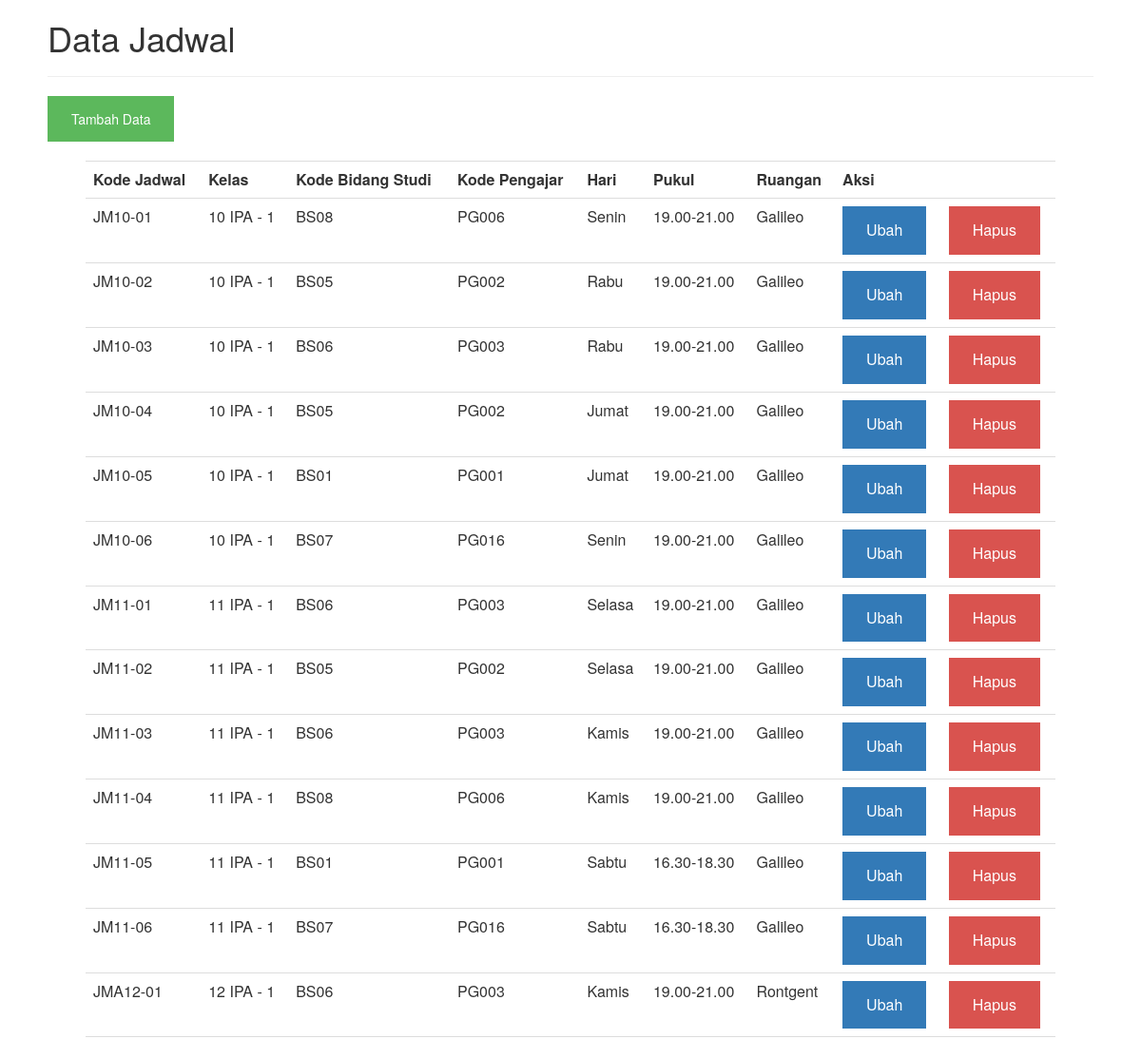
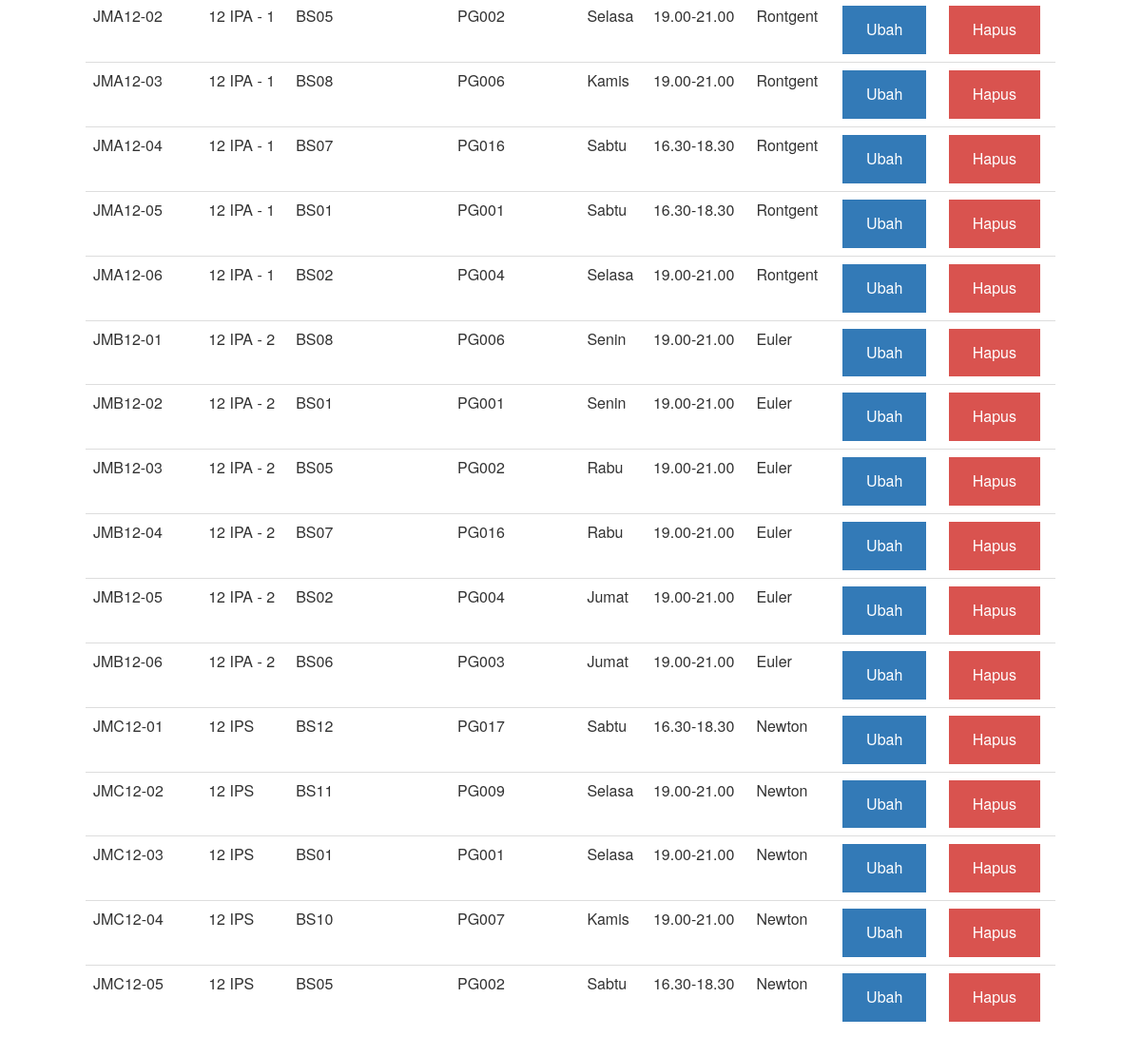
Page /index.php/jadwal on the committed database (2 pictures, top to bottom).
### tables this page shows
CREATE TABLE IF NOT EXISTS `jadwal` (
  `KdJadwal` varchar(8) NOT NULL,
  `Kelas` varchar(10) NOT NULL,
  `KdBidangStudi` varchar(5) NOT NULL,
  `KdPengajar` varchar(5) NOT NULL,
  `Hari` varchar(8) NOT NULL,
  `Pukul` varchar(11) NOT NULL,
  `Ruangan` varchar(20) NOT NULL
);

### application/controllers/jadwal.php (called while the page is built, shortened)
<?php if ( ! defined('BASEPATH')) exit('No direct script access allowed');
class Jadwal extends CI_Controller {
	public function __construct(){
		$this->load->model('JadwalModel');
	}
	public function index(){
		$data['jadwal'] = $this->JadwalModel->view();
		$this->load->view('jadwal/index', $data);
	}
}

### index.php (called while the page is built, shortened)
<?php
require_once BASEPATH.'core/CodeIgniter.php';

### application/models/JadwalModel.php (called while the page is built, shortened)
<?php if ( ! defined('BASEPATH')) exit('No direct script access allowed');
class JadwalModel extends CI_Model {
	public function view(){
		return $this->db->get('jadwal')->result();
	}
}

### application/views/jadwal/index.php (the view, shortened to what this page needs)
<html>
	<head>
		<link href="<?php echo base_url('library/css/index.css')?>" rel="stylesheet">
  	<link rel="stylesheet" href="https://maxcdn.bootstrapcdn.com/bootstrap/3.3.7/css/bootstrap.min.css">
	</head>
	<body>
		<h1>Data Jadwal</h1>
		<hr>
		<a class="btn_tambah" href='<?php echo base_url("jadwal/tambah"); ?>'>Tambah Data</a>
		<br><br>
		<div class="ex2">
				<table class="table table-hover" border="0" cellpadding="4">
					<tr>
						<th>Kode Jadwal</th>
						<th>Kelas</th>
						<th>Kode Bidang Studi</th>
						<th>Kode Pengajar</th>
		        <th>Hari</th>
		        <th>Pukul</th>
		        <th>Ruangan</th>
						<th colspan="2">Aksi</th>
					</tr>
					<?php
					if( ! empty($jadwal)){
						foreach($jadwal as $data){
							echo "<tr>
							<td>".$data->KdJadwal."</td>
							<td>".$data->Kelas."</td>
							<td>".$data->KdBidangStudi."</td>
							<td>".$data->KdPengajar."</td>
							<td>".$data->Hari."</td>
							<td>".$data->Pukul."</td>
							<td>".$data->Ruangan."</td>
							<td><a class='btn_ubah'  href='".base_url("jadwal/ubah/".$data->KdJadwal)."'>Ubah</a></td>
							<td><a class='btn_hapus' onClick='return doconfirm();' href='".base_url("jadwal/hapus/".$data->KdJadwal)."'>Hapus</a></td>
							</tr>";
						}
					}else{
						echo "<tr><td align='center' colspan='7'>Data Tidak Ada</td></tr>";
					}
					?>
				</table>
			</div>
	</body>
</html>

### library/css/index.css (style rules this page uses)
.btn_ubah, a { background-color: #337ab7; color: white; padding: 14px 25px; text-align: center; text-decoration: none; display: inline-block; }
.btn_hapus, a { background-color: #d9534f; color: white; padding: 14px 25px; text-align: center; text-decoration: none; display: inline-block; }
.btn_tambah, a { background-color: #5cb85c; color: white; padding: 14px 25px; text-align: center; text-decoration: none; display: inline-block; }
div.ex2 { padding-left: 40px; padding-right: 40px; }
body { padding-left: 50px; padding-right: 50px; padding-bottom: 50px; border-radius: 5px; }

### rows in the picture
jadwal: KdJadwal "JM10-01", Kelas "10 IPA - 1", KdBidangStudi "BS08", KdPengajar "PG006", Hari "Senin", Pukul "19.00-21.00", Ruangan "Galileo"
jadwal: KdJadwal "JM10-02", Kelas "10 IPA - 1", KdBidangStudi "BS05", KdPengajar "PG002", Hari "Rabu", Pukul "19.00-21.00", Ruangan "Galileo"
jadwal: KdJadwal "JM10-03", Kelas "10 IPA - 1", KdBidangStudi "BS06", KdPengajar "PG003", Hari "Rabu", Pukul "19.00-21.00", Ruangan "Galileo"
jadwal: KdJadwal "JM10-04", Kelas "10 IPA - 1", KdBidangStudi "BS05", KdPengajar "PG002", Hari "Jumat", Pukul "19.00-21.00", Ruangan "Galileo"
jadwal: KdJadwal "JM10-05", Kelas "10 IPA - 1", KdBidangStudi "BS01", KdPengajar "PG001", Hari "Jumat", Pukul "19.00-21.00", Ruangan "Galileo"
jadwal: KdJadwal "JM10-06", Kelas "10 IPA - 1", KdBidangStudi "BS07", KdPengajar "PG016", Hari "Senin", Pukul "19.00-21.00", Ruangan "Galileo"
jadwal: KdJadwal "JM11-01", Kelas "11 IPA - 1", KdBidangStudi "BS06", KdPengajar "PG003", Hari "Selasa", Pukul "19.00-21.00", Ruangan "Galileo"
jadwal: KdJadwal "JM11-02", Kelas "11 IPA - 1", KdBidangStudi "BS05", KdPengajar "PG002", Hari "Selasa", Pukul "19.00-21.00", Ruangan "Galileo"
jadwal: KdJadwal "JM11-03", Kelas "11 IPA - 1", KdBidangStudi "BS06", KdPengajar "PG003", Hari "Kamis", Pukul "19.00-21.00", Ruangan "Galileo"
jadwal: KdJadwal "JM11-04", Kelas "11 IPA - 1", KdBidangStudi "BS08", KdPengajar "PG006", Hari "Kamis", Pukul "19.00-21.00", Ruangan "Galileo"
jadwal: KdJadwal "JM11-05", Kelas "11 IPA - 1", KdBidangStudi "BS01", KdPengajar "PG001", Hari "Sabtu", Pukul "16.30-18.30", Ruangan "Galileo"
jadwal: KdJadwal "JM11-06", Kelas "11 IPA - 1", KdBidangStudi "BS07", KdPengajar "PG016", Hari "Sabtu", Pukul "16.30-18.30", Ruangan "Galileo"
jadwal: KdJadwal "JMA12-01", Kelas "12 IPA - 1", KdBidangStudi "BS06", KdPengajar "PG003", Hari "Kamis", Pukul "19.00-21.00", Ruangan "Rontgent"
jadwal: KdJadwal "JMA12-02", Kelas "12 IPA - 1", KdBidangStudi "BS05", KdPengajar "PG002", Hari "Selasa", Pukul "19.00-21.00", Ruangan "Rontgent"
jadwal: KdJadwal "JMA12-03", Kelas "12 IPA - 1", KdBidangStudi "BS08", KdPengajar "PG006", Hari "Kamis", Pukul "19.00-21.00", Ruangan "Rontgent"
jadwal: KdJadwal "JMA12-04", Kelas "12 IPA - 1", KdBidangStudi "BS07", KdPengajar "PG016", Hari "Sabtu", Pukul "16.30-18.30", Ruangan "Rontgent"
jadwal: KdJadwal "JMA12-05", Kelas "12 IPA - 1", KdBidangStudi "BS01", KdPengajar "PG001", Hari "Sabtu", Pukul "16.30-18.30", Ruangan "Rontgent"
jadwal: KdJadwal "JMA12-06", Kelas "12 IPA - 1", KdBidangStudi "BS02", KdPengajar "PG004", Hari "Selasa", Pukul "19.00-21.00", Ruangan "Rontgent"
jadwal: KdJadwal "JMB12-01", Kelas "12 IPA - 2", KdBidangStudi "BS08", KdPengajar "PG006", Hari "Senin", Pukul "19.00-21.00", Ruangan "Euler"
jadwal: KdJadwal "JMB12-02", Kelas "12 IPA - 2", KdBidangStudi "BS01", KdPengajar "PG001", Hari "Senin", Pukul "19.00-21.00", Ruangan "Euler"
jadwal: KdJadwal "JMB12-03", Kelas "12 IPA - 2", KdBidangStudi "BS05", KdPengajar "PG002", Hari "Rabu", Pukul "19.00-21.00", Ruangan "Euler"
jadwal: KdJadwal "JMB12-04", Kelas "12 IPA - 2", KdBidangStudi "BS07", KdPengajar "PG016", Hari "Rabu", Pukul "19.00-21.00", Ruangan "Euler"
jadwal: KdJadwal "JMB12-05", Kelas "12 IPA - 2", KdBidangStudi "BS02", KdPengajar "PG004", Hari "Jumat", Pukul "19.00-21.00", Ruangan "Euler"
jadwal: KdJadwal "JMB12-06", Kelas "12 IPA - 2", KdBidangStudi "BS06", KdPengajar "PG003", Hari "Jumat", Pukul "19.00-21.00", Ruangan "Euler"
jadwal: KdJadwal "JMC12-01", Kelas "12 IPS", KdBidangStudi "BS12", KdPengajar "PG017", Hari "Sabtu", Pukul "16.30-18.30", Ruangan "Newton"
jadwal: KdJadwal "JMC12-02", Kelas "12 IPS", KdBidangStudi "BS11", KdPengajar "PG009", Hari "Selasa", Pukul "19.00-21.00", Ruangan "Newton"
jadwal: KdJadwal "JMC12-03", Kelas "12 IPS", KdBidangStudi "BS01", KdPengajar "PG001", Hari "Selasa", Pukul "19.00-21.00", Ruangan "Newton"
jadwal: KdJadwal "JMC12-04", Kelas "12 IPS", KdBidangStudi "BS10", KdPengajar "PG007", Hari "Kamis", Pukul "19.00-21.00", Ruangan "Newton"
jadwal: KdJadwal "JMC12-05", Kelas "12 IPS", KdBidangStudi "BS05", KdPengajar "PG002", Hari "Sabtu", Pukul "16.30-18.30", Ruangan "Newton"
